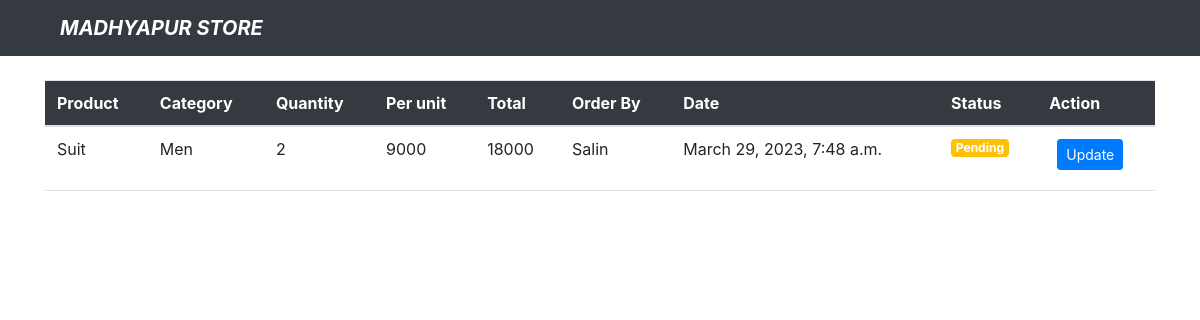
The page /order/ on the database its author committed.
### app/models.py (models this page shows, shortened)
class CustomerOrder(models.Model):
    customer = models.ForeignKey(User, on_delete=models.CASCADE)
    product = models.ForeignKey(Products, on_delete=models.CASCADE)
    order_quantity = models.PositiveIntegerField()
    date = models.DateTimeField(auto_now=True)
    address = models.CharField(max_length=50, default="", blank=True)
    phone = models.CharField(max_length=20, default="", blank=True)
    status = models.BooleanField(default=False)
    total_price = models.IntegerField(default=0)
    def order_price(self):
        return self.order_quantity * self.product.price

class Products(models.Model):
    category = models.ForeignKey(Category, on_delete=models.CASCADE, null=True, blank=True)
    image = models.ImageField(default = 'default.jpg',upload_to = 'Product')
    name = models.CharField(max_length=100, null=True, blank=True)
    price = models.PositiveIntegerField()
    description = models.TextField()
    class Meta:
        verbose_name_plural = 'Products'

class Category(models.Model):
    name = models.CharField(max_length=100)
    def __str__(self):
        return self.name

### app/views.py (the view)
# urls.py: path('order/', views.order_list, name='order'),
def order_list(request):
    orders = CustomerOrder.objects.all()
    context = {
        'orders': orders
    }
    return render(request, 'orders.html', context)

### app/templates/orders.html (shortened to what this page needs)
{% extends 'adminbase.html' %}
{% block content %}
<link rel="stylesheet" href="https://cdn.jsdelivr.net/npm/bootstrap@4.6.1/dist/css/bootstrap.min.css">
<div class="container">
    <div class="row my-4">
        <div class="col-md-12">
            <table class="table bg-white">
                <thead class="bg-dark">
                    <tr class="text-white">
                        <th scope="col">Product</th>
                        <th scope="col">Category</th>
                        <th scope="col">Quantity</th>
                        <th scope="col">Per unit</th>
                        <th scope="col">Total</th>
                        <th scope="col">Order By</th>
                        <th scope="col">Date</th>
                        <th scope="col">Status</th>
                        <th scope="col">Action</th>
                    </tr>
                </thead>
                <tbody>
                    {% for order in orders %}
                    <tr>
                        <td>{{ order.product.name }}</td>
                        <td>{{ order.product.category }}</td>
                        <td>{{ order.order_quantity }}</td>
                        <td>{{ order.product.price }}</td>
                        <td>{{ order.order_price }}</td>
                        <td>{{ order.customer.username }}</td>
                        <td>{{ order.date }}</td>
                        {% if order.status %}
                        <td><small class="badge bg-success">Completed</small></td>
                        {% else %}
                        <td><small class="badge bg-warning">Pending</small></td>
                        {% endif %}
                    <td> <a class="btn btn-primary btn-sm ml-2 mb-2" href="{% url 'all_orders' order.id %}">Update</a></td>
                    </tr>
                  </tbody>
                  {% endfor %}
            </table>
        </div>
    </div>
</div>
{% endblock %}

### rows shown on the page
CustomerOrder: product.name "Suit", product.category "Men", order_quantity "2", product.price "9000", order_price "18000", customer.username "Salin", date "March 29, 2023, 7:48 a.m.", status "Pending"
